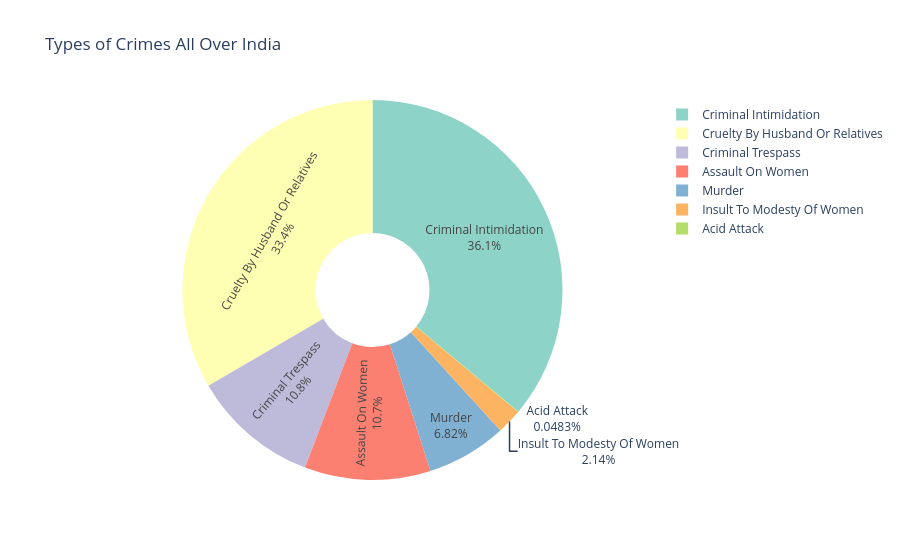

Notebook code for this chart:
### Code cell
fig = px.pie(crime_types,names="Crime Type",values="Total Cases",title="Types of Crimes All Over India",hole=0.3,
color_discrete_sequence=px.colors.qualitative.Set3)

fig.update_traces(textinfo="percent+label")

fig.show()

### Figure 1 — Plotly figure (JSON) as saved in the notebook; plotly's stock layout.template omitted (floating-point values rounded to 4 significant figures)
{"data": [{"domain": {"x": [0, 1], "y": [0, 1]}, "hole": 0.3, "hovertemplate": "Crime Type=%{label}<br>Total Cases=%{value}<extra></extra>", "labels": ["Murder", "Acid Attack", "Assault On Women", "Criminal Trespass", "Cruelty By Husband Or Relatives", "Criminal Intimidation", "Insult To Modesty Of Women"], "legendgroup": "", "name": "", "showlegend": true, "textinfo": "percent+label", "type": "pie", "values": [28507, 202, 44780, 45228, 139664, 150769, 8937]}], "layout": {"legend": {"tracegroupgap": 0}, "piecolorway": ["rgb(141,211,199)", "rgb(255,255,179)", "rgb(190,186,218)", "rgb(251,128,114)", "rgb(128,177,211)", "rgb(253,180,98)", "rgb(179,222,105)", "rgb(252,205,229)", "rgb(217,217,217)", "rgb(188,128,189)", "rgb(204,235,197)", "rgb(255,237,111)"], "title": {"text": "Types of Crimes All Over India"}}}
